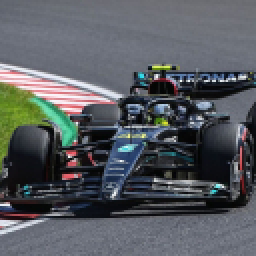
#> input picture Verilog Codes/src/f1.jpg, 128 x 128 px (shown 2 times larger)
$ python ssimTest.py
#> lines starting #> are read from the running program, lines starting #| are printed output that depends on the picture; after the words box and inside, x2 and y2 are one past the last pixel; in counts of white or black regions, pixels touching at a corner belong together; long printed decimals are rounded; pictures that were not available may be replaced by others from this repository, and a replacement may not be noted
from skimage.metrics import structural_similarity
import cv2
import numpy as np

before = cv2.imread('f1.jpg')
#> before is the input picture: shape (128, 128, 3); mean B, G, R 95.3, 90.5, 86.6
after = cv2.imread('f1Out.jpg')
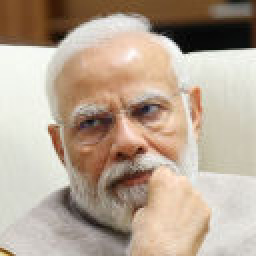
#> input picture Verilog Codes/src/Im4_r1.jpg, 128 x 128 px, given in place of f1Out.jpg, which was not available (shown 2 times larger)
#> after is the input picture: shape (128, 128, 3); mean B, G, R 148.8, 165.9, 183.4

# Convert images to grayscale
before_gray = cv2.cvtColor(before, cv2.COLOR_BGR2GRAY)
after_gray = cv2.cvtColor(after, cv2.COLOR_BGR2GRAY)

# Compute SSIM between two images
(score, diff) = structural_similarity(before_gray, after_gray, full=True)
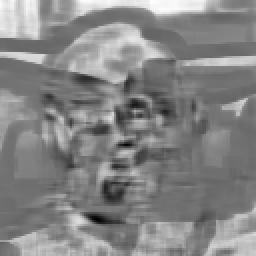
#> diff: shape (128, 128) float64 (shown 2 times larger); min -0.706, max 0.941, mean 0.152; drawn with min black and max white
#> score = 0.135
print("Image similarity", score)
#| Image similarity 0.1347

diff = (diff * 255).astype("uint8")
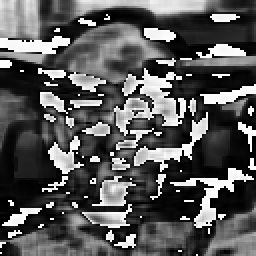
#> diff: shape (128, 128) (shown 2 times larger); min 0, max 255, mean 87.2
thresh = cv2.threshold(diff, 0, 255, cv2.THRESH_BINARY_INV | cv2.THRESH_OTSU)[1]
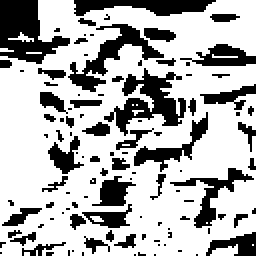
#> thresh: shape (128, 128) (shown 2 times larger); 70% white; 108 black regions (74 under 20 px)
contours = cv2.findContours(thresh.copy(), cv2.RETR_EXTERNAL, cv2.CHAIN_APPROX_SIMPLE)
#> contours = 9 contours, 7 with area under 20; largest, box (x1, y1, x2, y2) and area: (0, 0, 128, 128) 14203, (105, 122, 119, 128) 38
contours = contours[0] if len(contours) == 2 else contours[1]

mask = np.zeros(before.shape, dtype='uint8')
filled_after = after.copy()

for c in contours:
    area = cv2.contourArea(c)
    if area > 40:
        x,y,w,h = cv2.boundingRect(c)
        cv2.rectangle(before, (x, y), (x + w, y + h), (36,255,12), 2)
        cv2.rectangle(after, (x, y), (x + w, y + h), (36,255,12), 2)
        cv2.drawContours(mask, [c], 0, (0,255,0), -1)
        cv2.drawContours(filled_after, [c], 0, (0,255,0), -1)
#> this loop made 9 passes
#> (area, x, y, w, h) on pass 9: (14203, 0, 0, 128, 128)
#> area on pass 4: 37.5
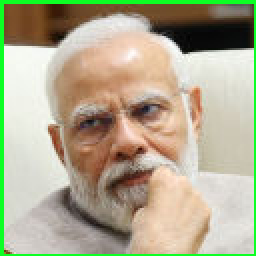
#> after: shape (128, 128, 3) (shown 2 times larger); 4.63% of pixels changed, all inside (x1, y1, x2, y2) = (0, 0, 128, 128)
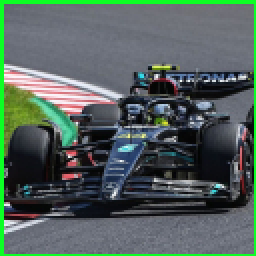
#> before: shape (128, 128, 3) (shown 2 times larger); 4.63% of pixels changed, all inside (x1, y1, x2, y2) = (0, 0, 128, 128)
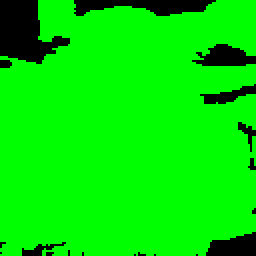
#> mask: shape (128, 128, 3) (shown 2 times larger); mean B, G, R 0, 227, 0

# [5 lines of commented-out code are left out]
cv2.waitKey(0)
